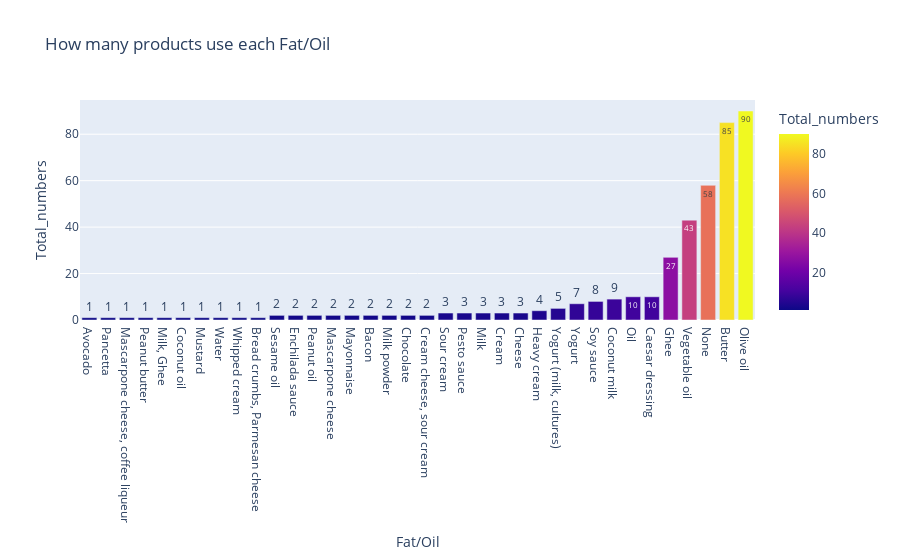

Write notebook code for a chart like this one.
### Code cell
data = df.groupby(['Fat/Oil'])['Food Product'].count().reset_index(name='Total_numbers')
#data= data[data.Total_numbers > 2] 
Data= data.sort_values('Total_numbers',ascending = True)

fig = px.bar(Data, x="Fat/Oil", y="Total_numbers", color="Total_numbers", 
             title="How many products use each Fat/Oil",text_auto=True)
fig.show()

### Figure 1 — Plotly figure (JSON) as saved in the notebook; plotly's stock layout.template omitted (floating-point values rounded to 4 significant figures)
{"data": [{"alignmentgroup": "True", "hovertemplate": "Fat/Oil=%{x}<br>Total_numbers=%{marker.color}<extra></extra>", "legendgroup": "", "marker": {"color": [1, 1, 1, 1, 1, 1, 1, 1, 1, 1, 2, 2, 2, 2, 2, 2, 2, 2, 2, 3, 3, 3, 3, 3, 4, 5, 7, 8, 9, 10, 10, 27, 43, 58, 85, 90], "coloraxis": "coloraxis", "pattern": {"shape": ""}}, "name": "", "offsetgroup": "", "orientation": "v", "showlegend": false, "textposition": "auto", "texttemplate": "%{y}", "type": "bar", "x": ["Avocado", "Pancetta", "Mascarpone cheese, coffee liqueur", "Peanut butter", "Milk, Ghee", "Coconut oil", "Mustard", "Water", "Whipped cream", "Bread crumbs, Parmesan cheese", "Sesame oil", "Enchilada sauce", "Peanut oil", "Mascarpone cheese", "Mayonnaise", "Bacon", "Milk powder", "Chocolate", "Cream cheese, sour cream", "Sour cream", "Pesto sauce", "Milk", "Cream", "Cheese", "Heavy cream", "Yogurt (milk, cultures)", "Yogurt", "Soy sauce", "Coconut milk", "Oil", "Caesar dressing", "Ghee", "Vegetable oil", "None", "Butter", "Olive oil"], "xaxis": "x", "y": [1, 1, 1, 1, 1, 1, 1, 1, 1, 1, 2, 2, 2, 2, 2, 2, 2, 2, 2, 3, 3, 3, 3, 3, 4, 5, 7, 8, 9, 10, 10, 27, 43, 58, 85, 90], "yaxis": "y"}], "layout": {"barmode": "relative", "coloraxis": {"colorbar": {"title": {"text": "Total_numbers"}}, "colorscale": [[0, "#0d0887"], [0.1111, "#46039f"], [0.2222, "#7201a8"], [0.3333, "#9c179e"], [0.4444, "#bd3786"], [0.5556, "#d8576b"], [0.6667, "#ed7953"], [0.7778, "#fb9f3a"], [0.8889, "#fdca26"], [1, "#f0f921"]]}, "legend": {"tracegroupgap": 0}, "title": {"text": "How many products use each Fat/Oil"}, "xaxis": {"anchor": "y", "domain": [0, 1], "title": {"text": "Fat/Oil"}}, "yaxis": {"anchor": "x", "domain": [0, 1], "title": {"text": "Total_numbers"}}}}
